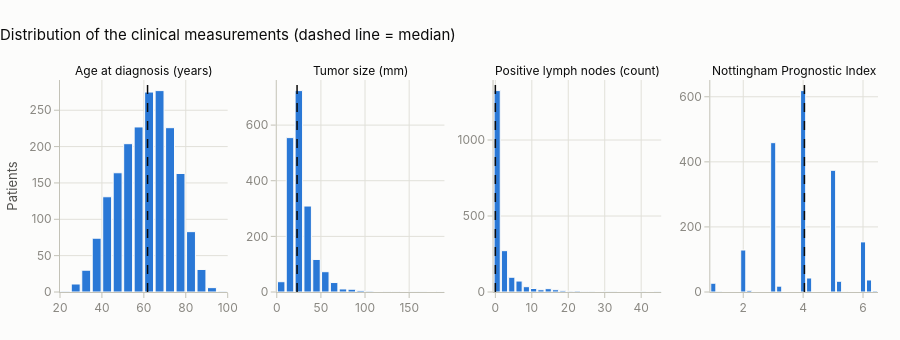

Notebook code for this chart:
### Markdown cell above
### 3.2 Clinical measurements (dashed line = median)

### Code cell
cols = ["age_at_diagnosis", "tumor_size", "lymph_nodes_examined_positive", "nottingham_prognostic_index"]
fig = make_subplots(rows=1, cols=4, subplot_titles=[label(c) for c in cols], horizontal_spacing=0.06)
for i, col in enumerate(cols, start=1):
    v = clinical[col].dropna()
    fig.add_trace(go.Histogram(x=v, nbinsx=30, marker_color=figures.CATEGORICAL[0], showlegend=False,
                               hovertemplate="%{x}: %{y} patients<extra></extra>"), 1, i)
    fig.add_vline(x=v.median(), line_dash="dash", line_color=figures.TEXT, row=1, col=i)
fig.update_yaxes(title_text="Patients", row=1, col=1)
fig.update_annotations(font_size=12)
fig.update_layout(title="Distribution of the clinical measurements (dashed line = median)",
                  height=340, margin=dict(t=80))
fig

### Figure 1 — Plotly figure (JSON) as saved in the notebook; plotly's stock layout.template omitted (floating-point values rounded to 4 significant figures; data arrays with more than 128 entries replaced by an {"elided": "..."} marker saying what was removed)
{"data": [{"hovertemplate": "%{x}: %{y} patients<extra></extra>", "marker": {"color": "#2a78d6"}, "nbinsx": 30, "showlegend": false, "type": "histogram", "x": {"elided": "1904 float values"}, "xaxis": "x", "yaxis": "y"}, {"hovertemplate": "%{x}: %{y} patients<extra></extra>", "marker": {"color": "#2a78d6"}, "nbinsx": 30, "showlegend": false, "type": "histogram", "x": {"elided": "1884 float values"}, "xaxis": "x2", "yaxis": "y2"}, {"hovertemplate": "%{x}: %{y} patients<extra></extra>", "marker": {"color": "#2a78d6"}, "nbinsx": 30, "showlegend": false, "type": "histogram", "x": {"elided": "1904 float values"}, "xaxis": "x3", "yaxis": "y3"}, {"hovertemplate": "%{x}: %{y} patients<extra></extra>", "marker": {"color": "#2a78d6"}, "nbinsx": 30, "showlegend": false, "type": "histogram", "x": {"elided": "1904 float values"}, "xaxis": "x4", "yaxis": "y4"}], "layout": {"annotations": [{"font": {"size": 12}, "showarrow": false, "text": "Age at diagnosis (years)", "x": 0.1025, "xanchor": "center", "xref": "paper", "y": 1.0, "yanchor": "bottom", "yref": "paper"}, {"font": {"size": 12}, "showarrow": false, "text": "Tumor size (mm)", "x": 0.3675, "xanchor": "center", "xref": "paper", "y": 1.0, "yanchor": "bottom", "yref": "paper"}, {"font": {"size": 12}, "showarrow": false, "text": "Positive lymph nodes (count)", "x": 0.6325, "xanchor": "center", "xref": "paper", "y": 1.0, "yanchor": "bottom", "yref": "paper"}, {"font": {"size": 12}, "showarrow": false, "text": "Nottingham Prognostic Index", "x": 0.8975, "xanchor": "center", "xref": "paper", "y": 1.0, "yanchor": "bottom", "yref": "paper"}], "height": 340, "margin": {"t": 80}, "shapes": [{"line": {"color": "#0b0b0b", "dash": "dash"}, "type": "line", "x0": 61.77, "x1": 61.77, "xref": "x", "y0": 0, "y1": 1, "yref": "y domain"}, {"line": {"color": "#0b0b0b", "dash": "dash"}, "type": "line", "x0": 23.0, "x1": 23.0, "xref": "x2", "y0": 0, "y1": 1, "yref": "y2 domain"}, {"line": {"color": "#0b0b0b", "dash": "dash"}, "type": "line", "x0": 0.0, "x1": 0.0, "xref": "x3", "y0": 0, "y1": 1, "yref": "y3 domain"}, {"line": {"color": "#0b0b0b", "dash": "dash"}, "type": "line", "x0": 4.042, "x1": 4.042, "xref": "x4", "y0": 0, "y1": 1, "yref": "y4 domain"}], "title": {"text": "Distribution of the clinical measurements (dashed line = median)"}, "xaxis": {"anchor": "y", "domain": [0.0, 0.205]}, "xaxis2": {"anchor": "y2", "domain": [0.265, 0.47]}, "xaxis3": {"anchor": "y3", "domain": [0.53, 0.735]}, "xaxis4": {"anchor": "y4", "domain": [0.795, 1.0]}, "yaxis": {"anchor": "x", "domain": [0.0, 1.0], "title": {"text": "Patients"}}, "yaxis2": {"anchor": "x2", "domain": [0.0, 1.0]}, "yaxis3": {"anchor": "x3", "domain": [0.0, 1.0]}, "yaxis4": {"anchor": "x4", "domain": [0.0, 1.0]}}}
